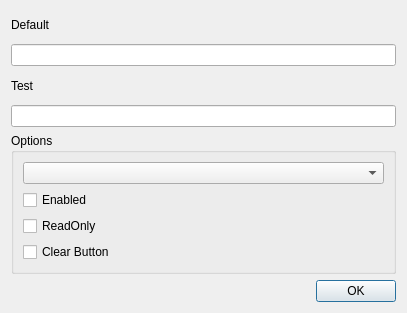
<?xml version="1.0" encoding="UTF-8"?>
<ui version="4.0">
 <class>Dialog</class>
 <widget class="QDialog" name="Dialog">
  <property name="geometry">
   <rect>
    <x>0</x>
    <y>0</y>
    <width>407</width>
    <height>313</height>
   </rect>
  </property>
  <property name="windowTitle">
   <string>Dialog</string>
  </property>
  <layout class="QVBoxLayout" name="verticalLayout_2">
   <item>
    <widget class="QLabel" name="label">
     <property name="text">
      <string>Default</string>
     </property>
    </widget>
   </item>
   <item>
    <widget class="QLineEdit" name="txtDefault"/>
   </item>
   <item>
    <widget class="QLabel" name="label_2">
     <property name="text">
      <string>Test</string>
     </property>
    </widget>
   </item>
   <item>
    <widget class="QLineEdit" name="txtTest"/>
   </item>
   <item>
    <widget class="QGroupBox" name="groupBox">
     <property name="title">
      <string>Options</string>
     </property>
     <layout class="QVBoxLayout" name="verticalLayout">
      <item>
       <widget class="QComboBox" name="cmbEcho"/>
      </item>
      <item>
       <widget class="QCheckBox" name="chkEnabled">
        <property name="text">
         <string>Enabled</string>
        </property>
       </widget>
      </item>
      <item>
       <widget class="QCheckBox" name="chkReadOnly">
        <property name="text">
         <string>ReadOnly</string>
        </property>
       </widget>
      </item>
      <item>
       <widget class="QCheckBox" name="chkClearButton">
        <property name="text">
         <string>Clear Button</string>
        </property>
       </widget>
      </item>
     </layout>
    </widget>
   </item>
   <item>
    <widget class="QDialogButtonBox" name="buttonBox">
     <property name="standardButtons">
      <set>QDialogButtonBox::Ok</set>
     </property>
    </widget>
   </item>
  </layout>
 </widget>
 <resources/>
 <connections/>
</ui>
